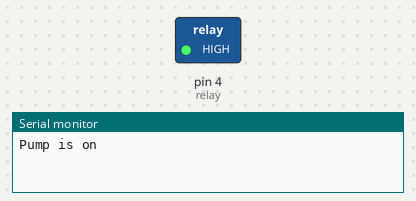
This sketch was run on a simulated Arduino Uno, built with avr-gcc and run on an emulated ATmega328P. On the bench: switched loads named in the sketch (green lamp = pin HIGH), the last lines printed to the serial monitor.

Above: at 2.5 s.
At 7.5 s:
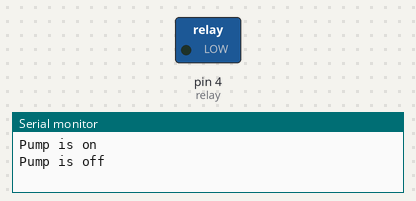
Timing chart, 0 to 13.0 s (numbered marks = the images above):
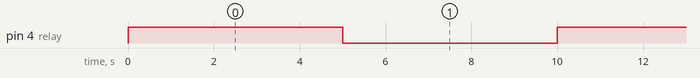

Measured:
- by itself, pin 4 (relay): alternates HIGH for 5.0 s and LOW for 5.0 s

The sketch:

test5vpump.ino
```cpp
const int relay = 4; // Pin connected to the relay

void setup() {
  Serial.begin(115200); // Initialize serial communication
  pinMode(relay, OUTPUT); // Set relay pin as output
}

void loop() {
  digitalWrite(relay, HIGH); // Turn on the relay
  Serial.println("Pump is on"); // Print message to serial monitor
  delay(5000); // Wait for 5 seconds

  digitalWrite(relay, LOW); // Turn off the relay
  Serial.println("Pump is off"); // Print message to serial monitor
  delay(5000); // Wait for 5 seconds
}
```
